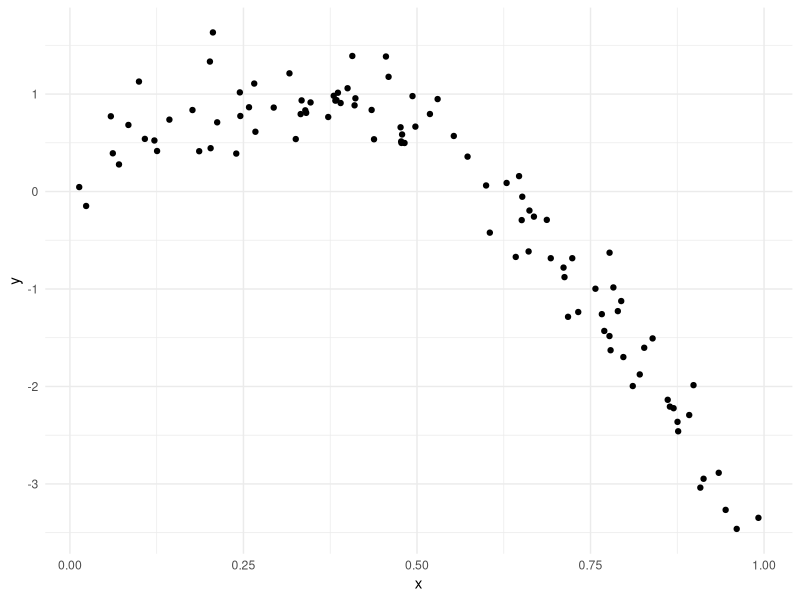
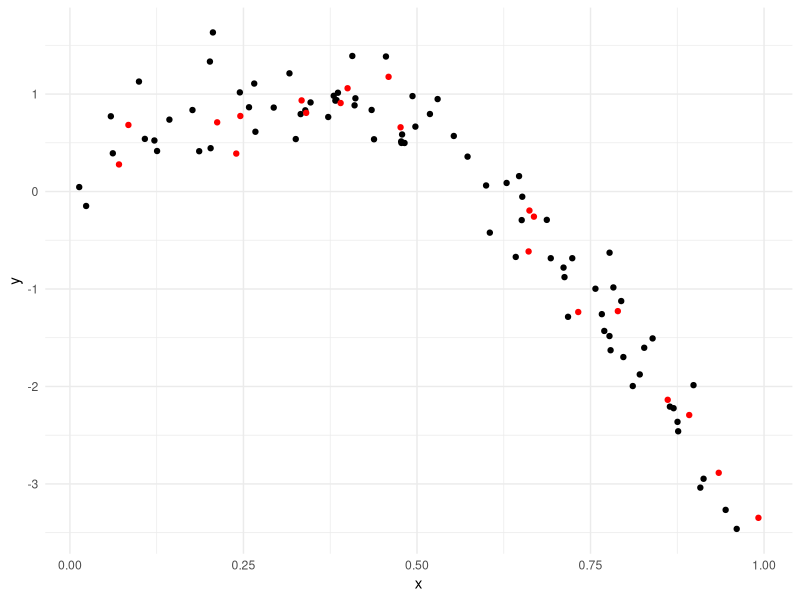
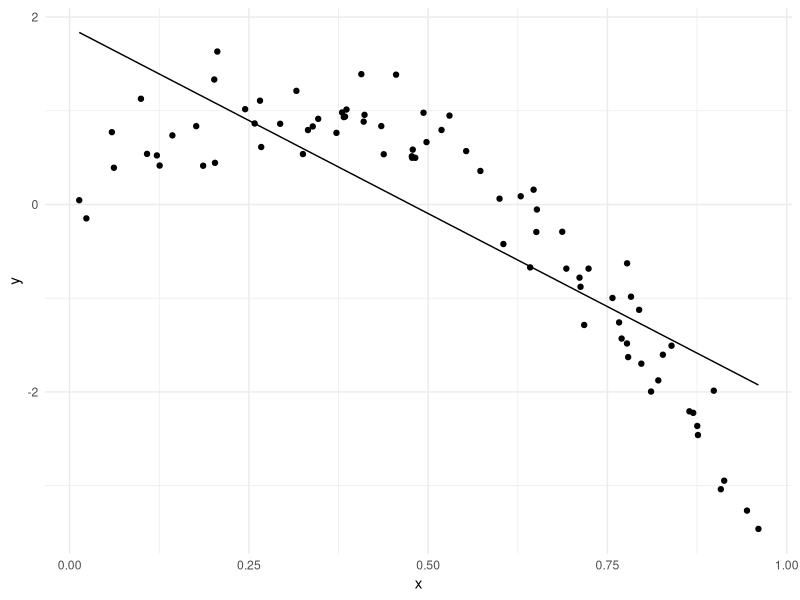
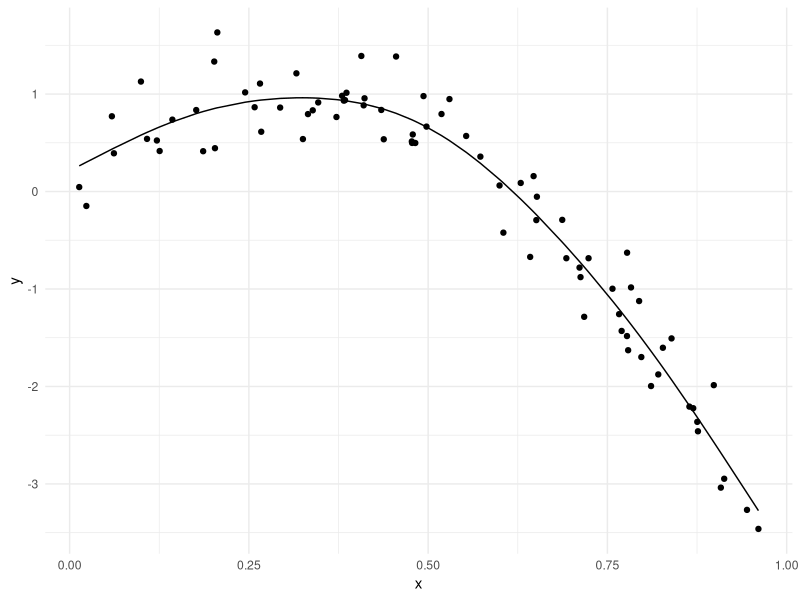
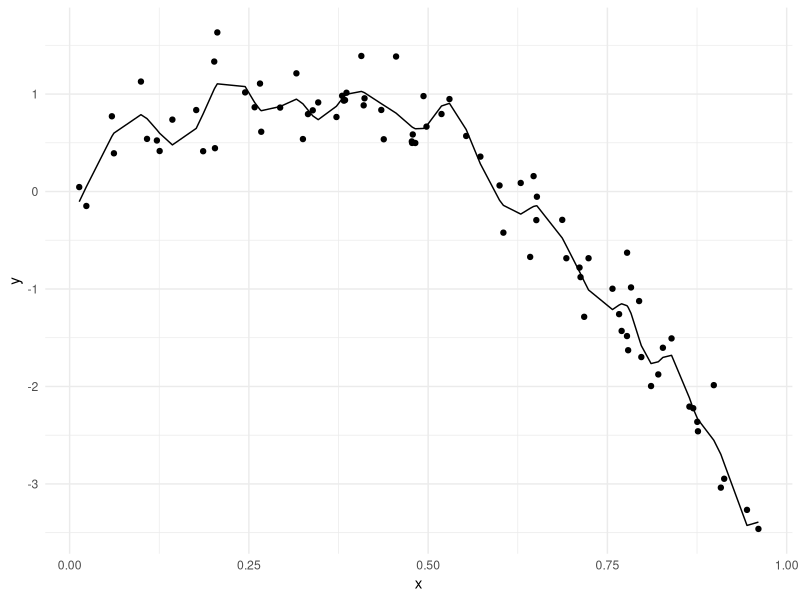
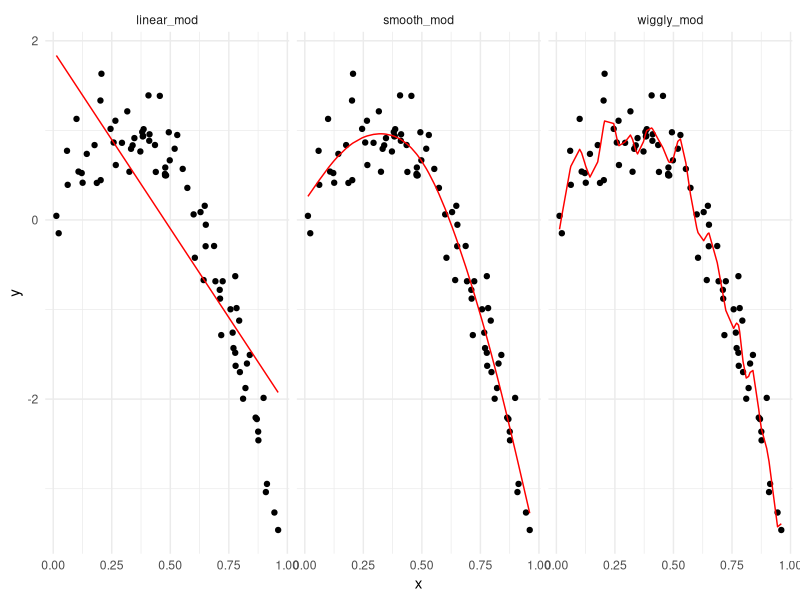

Generate these figures, in order, with R:
## ---- chunk 1
library(tidyverse)
library(modelr)
set.seed(1)

knitr::opts_chunk$set(
  fig.width = 6,
  fig.asp = .6,
  out.width = "90%"
)

theme_set(theme_minimal() + theme(legend.position = "bottom"))

options(
  ggplot2.continuous.colour = "viridis",
  ggplot2.continuous.fill = "viridis"
)

scale_colour_discrete = scale_colour_viridis_d
scale_fill_discrete = scale_fill_viridis_d
## ---- chunk 2
nonlin_df =
  tibble(
    id = 1:100,
    x = runif(100, 0, 1),
    y = 1 - 10 * (x - 0.3) ^2 + rnorm(100, 0, 0.3)
  )

nonlin_df |> 
  ggplot(aes(x = x, y = y)) + geom_point()
## ---- chunk 3
train_df = sample_n(nonlin_df, 80) |> arrange(id)
test_df = anti_join(nonlin_df, train_df, by = "id")

# we can check in a scatterplot:
train_df |> 
  ggplot(aes(x = x, y = y)) +
  geom_point() +
  geom_point(data = test_df, color = "red")
## ---- chunk 4
linear_mod = lm(y ~ x, data = train_df)

smooth_mod = mgcv::gam(y ~ s(x), data = train_df)

wiggly_mod = mgcv::gam(y ~ s(x, k = 30), sp = 10e-6, data = train_df)

# quick visualization
train_df |> 
  modelr::add_predictions(linear_mod) |> 
  ggplot(aes(x=x,y=y)) + geom_point() + geom_line(aes(y = pred))

train_df |> 
  modelr::add_predictions(smooth_mod) |> 
  ggplot(aes(x=x,y=y)) + geom_point() + geom_line(aes(y = pred))

train_df |> 
  modelr::add_predictions(wiggly_mod) |> 
  ggplot(aes(x=x,y=y)) + geom_point() + geom_line(aes(y = pred))

# I can also use the handy modelr::gather_predictions function – this is, essentially, a short way of adding predictions for several models to a data frame and then “pivoting” so the result is a tidy, “long” dataset that’s easily plottable.

train_df |> 
  gather_predictions(linear_mod, smooth_mod, wiggly_mod) |> 
  mutate(model = fct_inorder(model)) |> 
  ggplot(aes(x = x, y = y)) + 
  geom_point() + 
  geom_line(aes(y = pred), color = "red") + 
  facet_wrap(~model)
## ---- chunk 5
# in modelr package

# RMSEs on training data can be misleading...
rmse(linear_mod, train_df)
rmse(smooth_mod, train_df)
rmse(wiggly_mod, train_df)

# RMSEs on testing data gives a sense of out-of-sample prediction accuracy!
rmse(linear_mod, test_df)
rmse(smooth_mod, test_df)
rmse(wiggly_mod, test_df)
